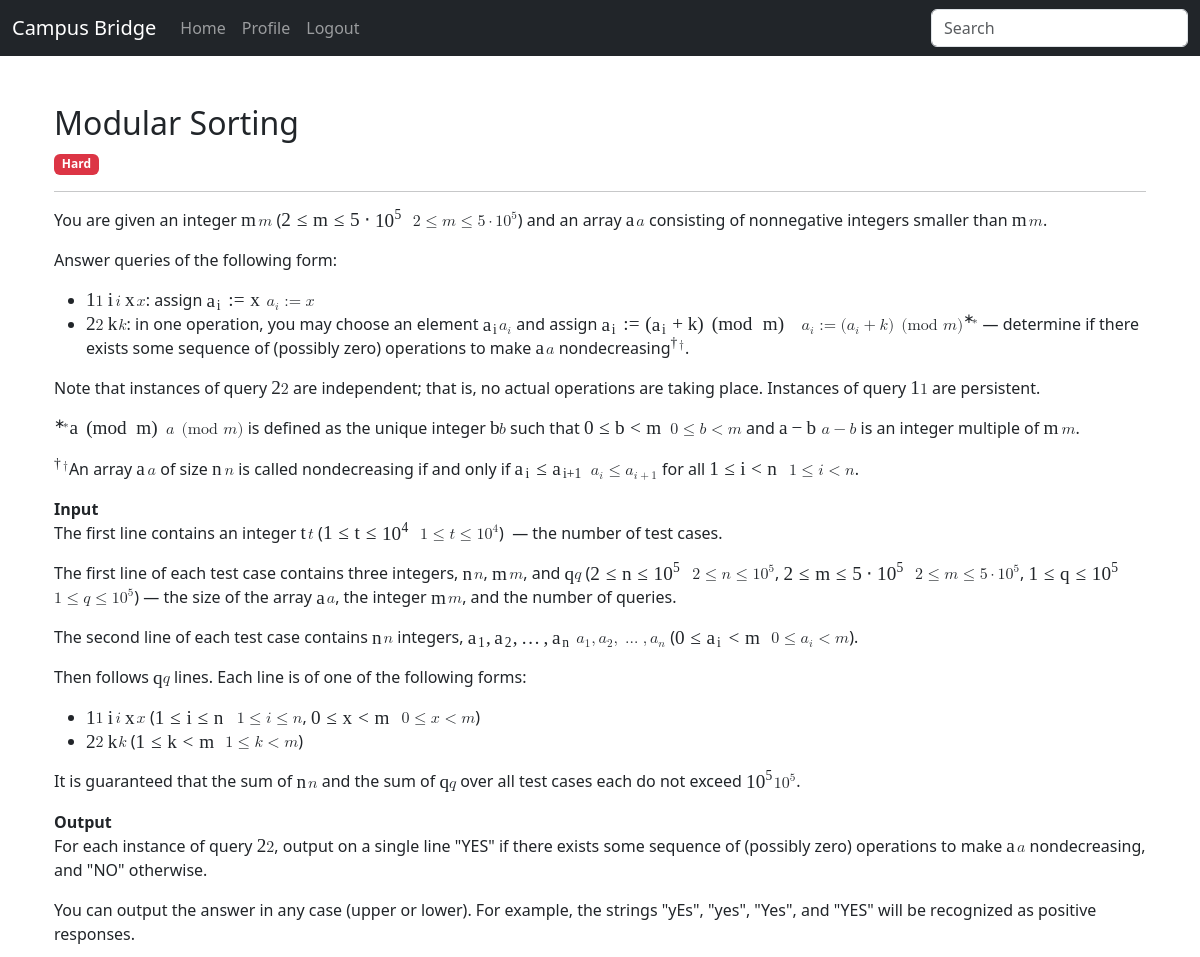
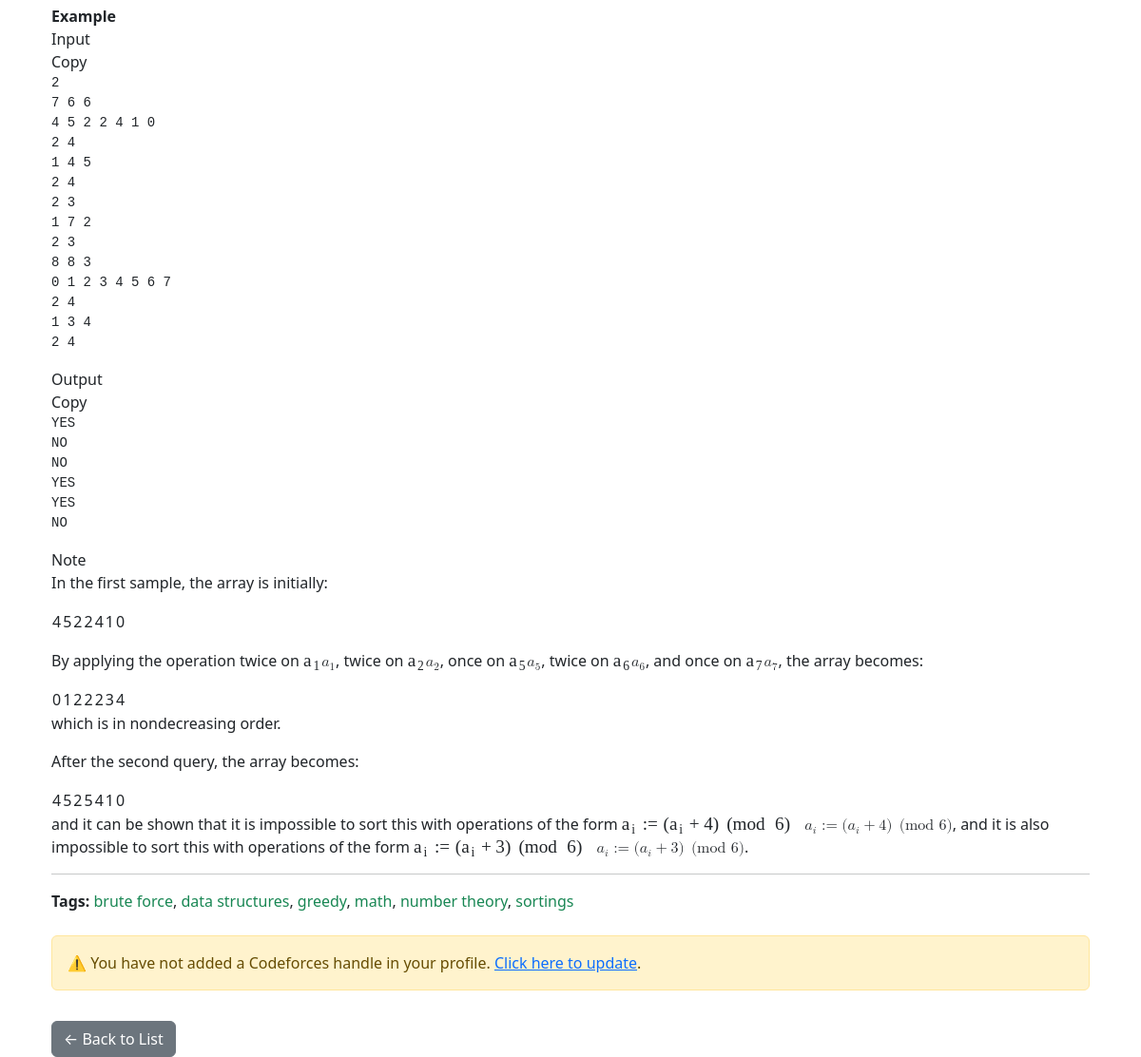
The app's page /practice/problems/102/ (signed in) with its own data (2 pictures, top to bottom).
### practice/models.py (models this page shows, shortened)
class PracticeQuestions(models.Model):
    DIFFICULTY_CHOISES = [
        ('E', 'Easy'),
        ('M', 'Medium'),
        ('H','Hard'),
    ]
    title = models.CharField(max_length=500)
    question_text = models.TextField()
    difficulty = models.CharField(max_length=20, choices=DIFFICULTY_CHOISES)
    solution = models.TextField(blank=True)
    tags = models.ManyToManyField(ProblemTag)
    contest_id = models.IntegerField()
    index = models.CharField(max_length=10)
    question_number = models.IntegerField(unique=True)

class ProblemTag(models.Model):
    name = models.CharField(max_length=50, unique=True)

### practice/views.py (the view)
# urls.py: path('problems/<int:pk>/', views.problem_detail, name='problem_detail'),
@login_required
def problem_detail(request, pk):
    problem = get_object_or_404(PracticeQuestions, pk=pk)
    has_solved = False
    handle_valid = False
    user_profile = getattr(request.user, "profile", None)
    if user_profile and user_profile.codeforces_handle:
        handle_valid = user_handle_valid(user_profile.codeforces_handle)
        has_solved = SolvedProblem.objects.filter(user=request.user, problem=problem).exists()
    return render(request, 'practice/problem_detail.html', {
        'problem': problem,
        'user_handle_valid': handle_valid,
        'has_solved' : has_solved
    })

### practice/templates/practice/problem_detail.html (shortened to what this page needs)
{% extends 'academics/base.html' %}
{% block body %}
<div class="container mt-5">
  <h2>{{ problem.title }}</h2>
  <p>
    <span class="badge
      {% if problem.difficulty == 'E' %}bg-success
      {% elif problem.difficulty == 'M' %}bg-warning text-dark
      {% else %}bg-danger
      {% endif %}">
      {% if problem.difficulty == 'E' %}Easy
      {% elif problem.difficulty == 'M' %}Medium
      {% else %}Hard
      {% endif %}
    </span>
  </p>
  <hr>
  <div class="problem-description">
    {{ problem.question_text|safe }}
  </div>
  <hr>
  <p><strong>Tags:</strong>
    {% for tag in problem.tags.all %}
      <span class="text-success">{{ tag.name }}</span>{% if not forloop.last %}, {% endif %}
    {% endfor %}
  </p>
  <div class="mt-4">
  {% if request.user.profile.codeforces_handle %}
    {% if user_handle_valid %}
      {% if has_solved %}
        <div class="alert alert-success">
          ✅ Congratulations! You have already solved this problem on Codeforces.
          <div class="mt-4">
            <a href="https://codeforces.com/contest/{{ problem.contest_id }}/my"
              target="_blank" class="btn btn-outline-primary">
              Show My Solution
            </a>
  </div>
        </div>
      {% else %}
        <a href="https://codeforces.com/contest/{{ problem.contest_id }}/submit/{{ problem.index }}"
           target="_blank" class="btn btn-outline-primary">
          🚀 Solve on Codeforces (as {{ request.user.profile.codeforces_handle }})
        </a>
      {% endif %}
    {% else %}
      <div class="alert alert-danger">
        ❌ Your Codeforces handle "{{ request.user.profile.codeforces_handle }}" is invalid.
      </div>
    {% endif %}
  {% else %}
    <div class="alert alert-warning">
      ⚠️ You have not added a Codeforces handle in your profile.
      <a href="{% url 'profile' %}">Click here to update</a>.
    </div>
  {% endif %}
</div>
  <a href="{% url 'problem_list' %}" class="btn btn-secondary mt-3">← Back to List</a>
</div>
{% endblock %}

### records on screen
PracticeQuestions: title "Modular Sorting", question_text "You are given an integer m ( 2 ≤ m ≤ 5 ⋅ 10 5 ) and an array a consisting of nonnegative integers smaller than m . Answer queries of the following form: 1 i x : assign a i := x 2 k : in one operation, you may choose an element a i and assign a i := ( a i + k ) ( mod m ) ∗ — determine if there exists some sequence of (possibly zero) operations to make a nondecreasing † . Note that instances of query 2 are independent; that is, no actual operations are taking place. Instances of query 1 are persistent. ∗ a ( mod m ) is defined as the unique integer b such that 0 ≤ b < m and a − b is an integer multiple of m . † An array a of size n is called nondecreasing if and only if a i ≤ a i + 1 for all…"
ProblemTag: name "brute force"
ProblemTag: name "data structures"
ProblemTag: name "greedy"
ProblemTag: name "math"
ProblemTag: name "number theory"
ProblemTag: name "sortings"
